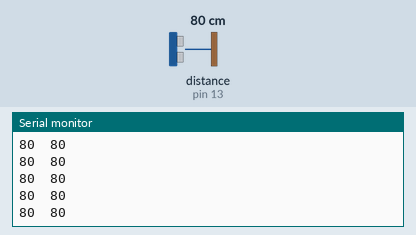
Bench run of a sketch on a simulated Arduino Uno, built with avr-gcc and run on an emulated ATmega328P. Parts: the last lines printed to the serial monitor. The test bench sets the inputs (shaded band); at power-on: distance to the obstacle (sensor on pin 13) 80 cm. The echo pulse lasts 58.3 µs per cm.

Above: at 1.2 s.
1.3 s: distance to the obstacle (sensor on pin 13) set to 2 cm
At 2.0 s:
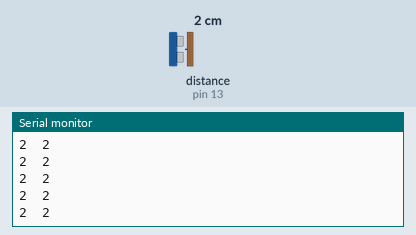
2.8 s: distance to the obstacle (sensor on pin 13) set to 4 cm
At 3.6 s:
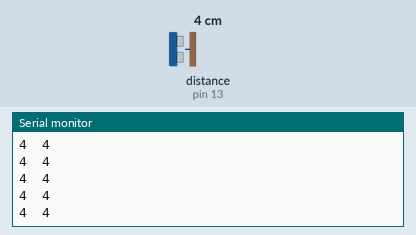
4.3 s: distance to the obstacle (sensor on pin 13) set to 9 cm
At 4.8 s:
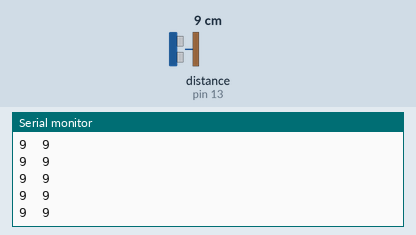
Timing chart, 0 to 7.3 s (numbered marks = the images above; inputs shaded):
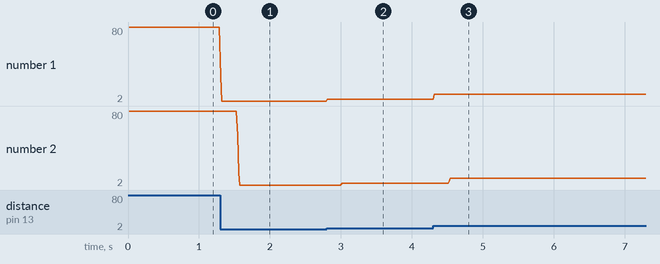

The sketch:

5_sonar-MEDIAN-filter.ino
```cpp
// basic sonar testing
// function for averaging readings provided

#include <MedianFilter.h>
#include <Ultrasonic.h>

// filter variables
MedianFilter medianValues(32, 0); // first value can be up to 255
                                  // second value is a preset - i leave it zero

//Ultra sonic sensor pin definitions
int trigpin = 12;//appoint trigger pin
int echopin = 13;//appoint echo pin

Ultrasonic ultrasonic(trigpin,echopin); // create object

int filteredValues;

void setup() {
  // put your setup code here, to run once:
  Serial.begin(9600);
  ultrasonic.setTimeout(15000UL); // see examples OR https://tangiblemedia.ca/building-blocks/sonar-sensor-ultrasonic-distance-detector/
}

void loop() {

    int distanceReading = averageUltraSonic(3); // average (X) readings
    medianValues.in(distanceReading);
    filteredValues = medianValues.out();
    Serial.print( distanceReading );
    Serial.print('\t');
    Serial.println(filteredValues);
    delay(10);
}


// this function reads the distance 'howMany' times
// it then returns the average of those readings
//

int averageUltraSonic( int howMany ){
  long dist = 0;
  for (int i = 0; i < howMany; i++){
      dist += ultrasonic.read();
  }
  return dist = (int) dist / howMany;
}
```

Measured:
- after the input at 1.3 s, the serial monitor: prints a new line at once (image 1)
- after the input at 2.8 s, the serial monitor: prints a new line at once (image 2)
- after the input at 4.3 s, the serial monitor: prints a new line at once (image 3)
- plotted number 1: 80 → 2 after the input at 1.3 s, 2 → 4 after the input at 2.8 s, 4 → 9 after the input at 4.3 s
- plotted number 2: 80 → 2 after the input at 1.3 s, 2 → 4 after the input at 2.8 s, 4 → 9 after the input at 4.3 s
